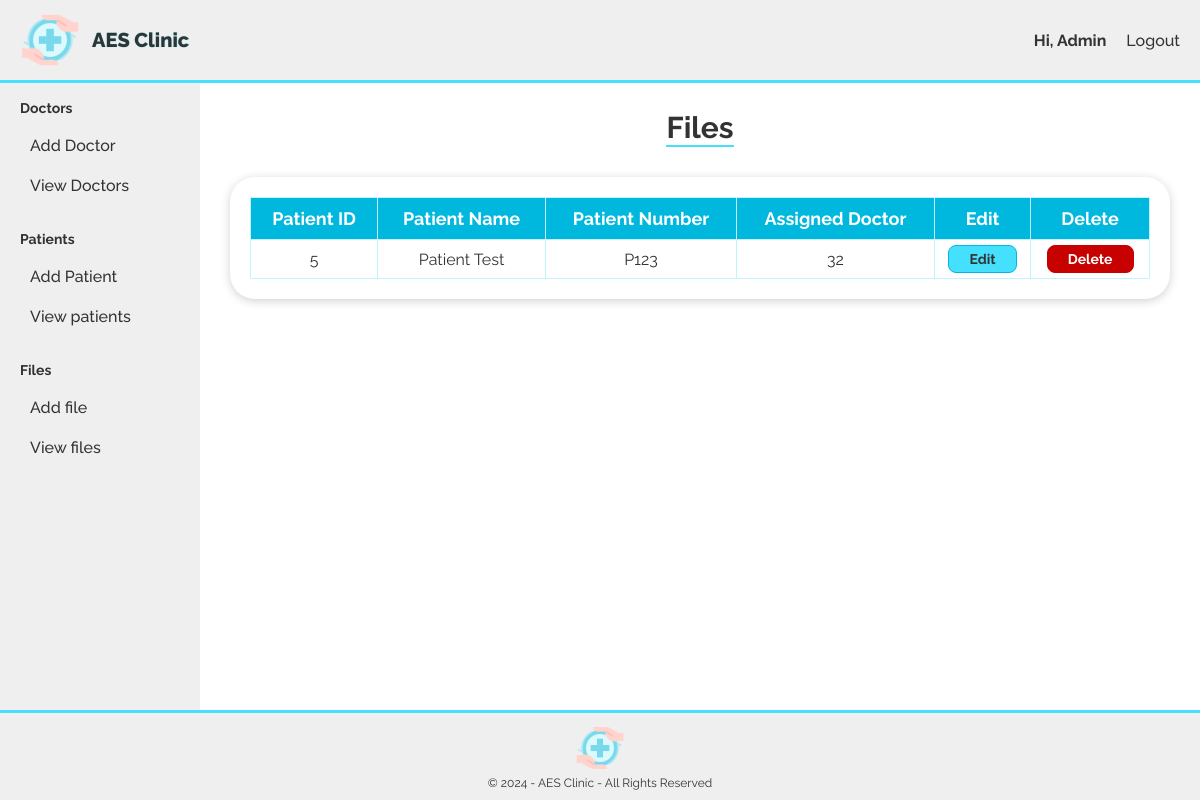
The page /patients.php (signed in) on the database its author committed.
### tables this page shows
CREATE TABLE `patient` (
  `patientID` int NOT NULL,
  `P_Name` varchar(255) DEFAULT NULL,
  `P_Number` varchar(15) DEFAULT NULL,
  `P_Age` int DEFAULT NULL,
  `doctorID` int DEFAULT NULL
);

### defines/functions.php (called while the page is built, shortened)
<?php
function getAllPatients($pdo)
{
    $query = "SELECT * FROM patient";
    $stmt = $pdo->query($query);
    $patients = $stmt->fetchAll(PDO::FETCH_ASSOC);
    if ($patients) {
        return array("success" => true, "data" => $patients);
    } else {
        return array("success" => false, "data" => "No patients found");
    }
}

### patients.php (the view, shortened to what this page needs)
<?php
require_once './defines/functions.php';
?>
<!DOCTYPE html>
<html lang="en">
    <head>
        <link rel="stylesheet" href="./assets/css/style.css">
    </head>
    <body>
        <?php include ('header.php'); ?>
        <?php include ('navbar.php'); ?>
        <main>
            <div class="title text-center">
                <h2>Files</h2>
            </div>
            <div class="box">
                <table>
                    <thead>
                        <tr>
                            <th>Patient ID</th>
                            <th>Patient Name</th>
                            <th>Patient Number</th>
                            <th>Assigned Doctor</th>
                            <th>Edit</th>
                            <th>Delete</th>
                        </tr>
                    </thead>
                    <tbody>
                        <?php
                        $result = getAllPatients($pdo);
                        if ($result['success']) {
                            $patients = $result['data'];
                            foreach ($patients as $patient) {
                                echo '<tr>';
                                echo '<td>' . $patient['patientID'] . '</td>';
                                echo '<td>' . $patient['P_Name'] . '</td>';
                                echo '<td>' . $patient['P_Number'] . '</td>';
                                echo '<td>' . $patient['P_Age'] . '</td>';
                                echo '<td><a href="edit_patient.php?id=' . $patient['patientID'] . '" class="btn">Edit</a></td>';
                                echo '<td><a href="?delete=' . $patient['patientID'] . '" class="btn delete-btn" onclick="return confirm(\'Are you sure to delete this?\');">Delete</a></td>';
                                echo '</tr>';
                            }
                        } else {
                            echo '<tr><td colspan="6">No patients found</td></tr>';
                        }
                        ?>
                    </tbody>
                </table>
            </div>
        </main>
        <?php include ('footer.php'); ?>
    </body>
</html>

### assets/css/style.css (style rules this page uses)
* { box-sizing: border-box; margin: 0; padding: 0; }
body { font-family: "Raleway", sans-serif; margin: 0; padding: 0; display: flex; flex-direction: column; min-height: 100vh; color: #333; }
a { text-decoration: none; color: inherit; }
main { flex: 1; overflow-y: auto; padding-top: 110px; padding-left: 230px; padding-right: 30px; padding-bottom: 90px; }
.text-center { text-align: center; }
.title { margin-bottom: 30px; }
.title h2 { display: inline-block; border-bottom: 2px solid #46e0ff; font-size: 30px; }
.box { border-radius: 25px; padding: 20px; background-color: #FFFFFF; box-shadow: 0 2px 10px #33333338; }
.btn { display: inline-block; padding: 5px 20px; border-radius: 8px; border: 1px solid #00b8dd; background-color: #46e0ff; font-size: 14px; font-weight: bold; cursor: pointer; font-family: "Raleway", sans-serif; }
.delete-btn { border: 1px solid #c70000; background-color: #c70000; color: #FFFFFF; }
table { width: 100%; }
table, td, th { border: 1px solid #bff4ff; border-collapse: collapse; text-align: center; padding: 5px; }
thead { color: #FFFFFF; font-size: 18px; background-color: #00b8dd; }
thead th { padding: 10px; }

### rows shown on the page
patient: patientID "5", P_Name "Patient Test", P_Number "P123", P_Age "32"

### other values the page prints
$_SESSION['Name'] "Admin"
